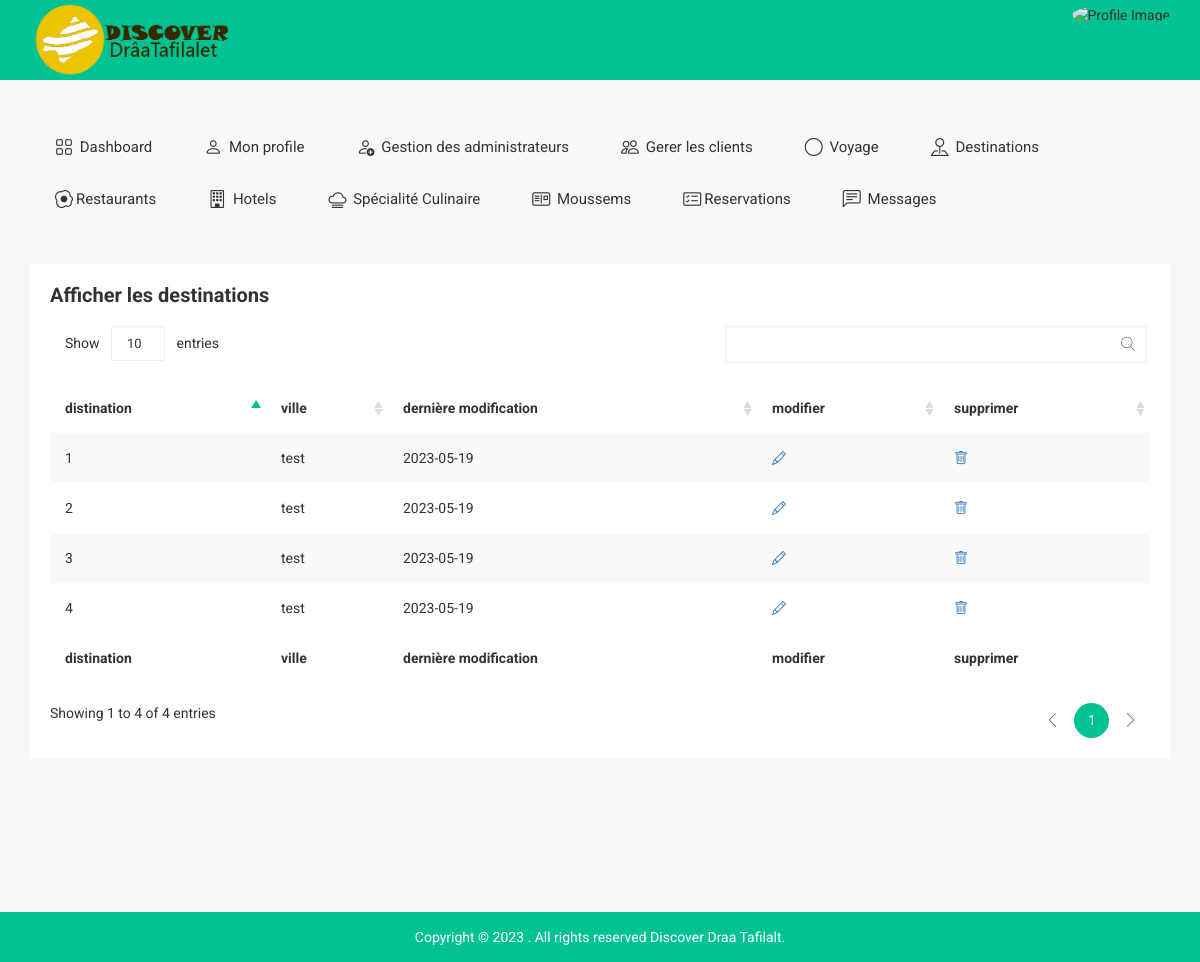
The app's page /affiche-destination.php (signed in), older data.
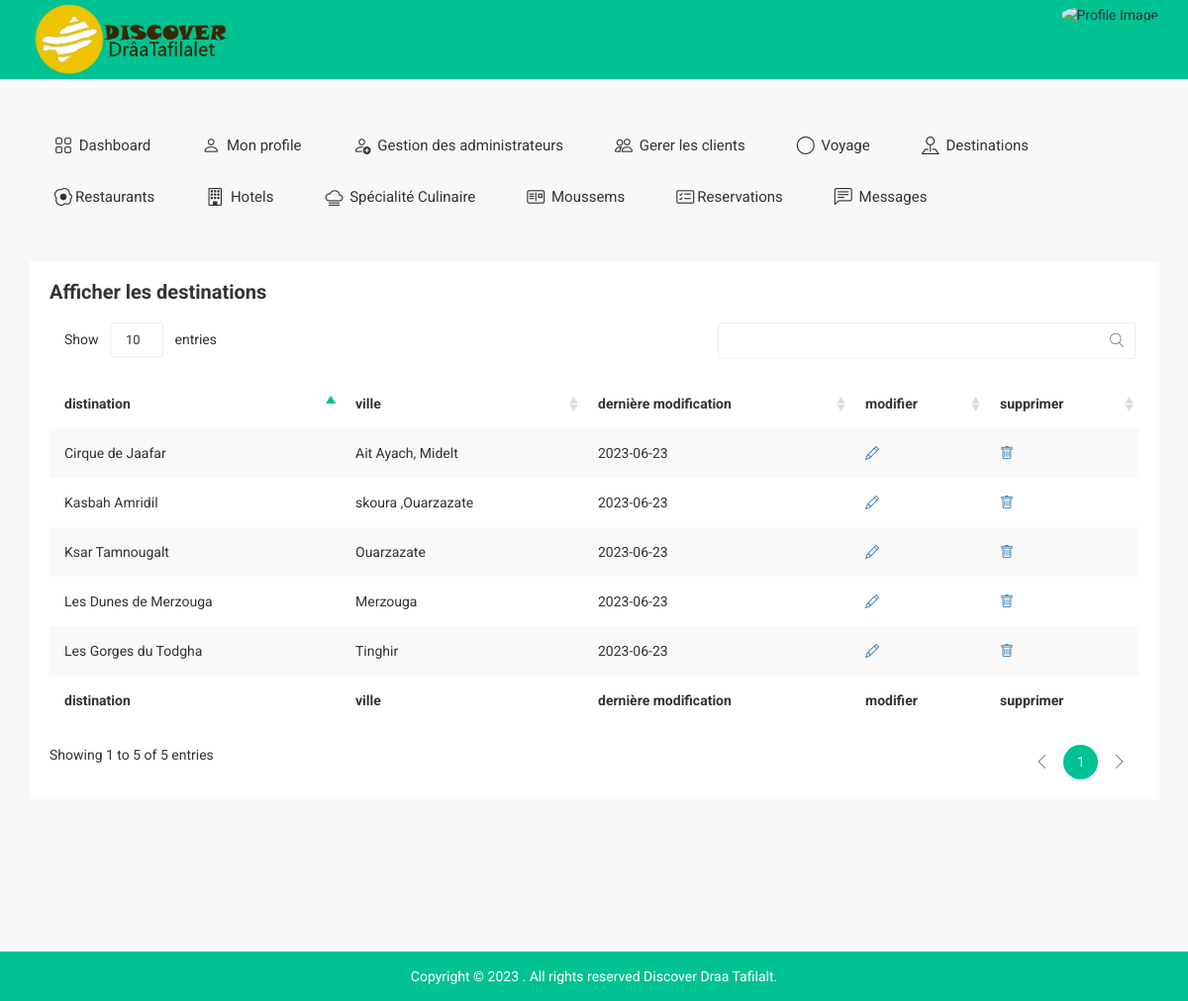
The same page, newer data.
### tables this page shows
CREATE TABLE `destination` (
  `id-des` int(255) NOT NULL,
  `nom` varchar(100) NOT NULL,
  `ville` varchar(90) NOT NULL,
  `province` varchar(100) NOT NULL,
  `description` varchar(10000) NOT NULL,
  `location` varchar(5000) NOT NULL,
  `img1` varchar(255) NOT NULL,
  `img2` varchar(255) NOT NULL,
  `img3` varchar(255) NOT NULL,
  `date_modification` date NOT NULL
);

### affiche-destination.php (the view, shortened to what this page needs)
<?php
include 'connection.php';
$sql = 'SELECT *
		FROM destination';
 $statement = $pdo->query($sql);
 $publishers = $statement->fetchAll(PDO::FETCH_ASSOC);
?>
<!doctype html>
<html class="no-js" lang="">
<head>
    <link rel="stylesheet" href="https://cdn.jsdelivr.net/npm/bootstrap-icons@1.10.5/font/bootstrap-icons.css">
        <link rel="stylesheet" href="css/bootstrap.min.css">
        <link rel="stylesheet" href="css/bootstrap/bootstrap.min.css">
        <link rel="stylesheet" href="css/font-awesome.min.css">
        <link rel="stylesheet" href="css/owl.carousel.css">
        <link rel="stylesheet" href="css/owl.theme.css">
        <link rel="stylesheet" href="css/owl.transitions.css">
        <link rel="stylesheet" href="css/meanmenu/meanmenu.min.css">
        <link rel="stylesheet" href="css/animate.css">
        <link rel="stylesheet" href="css/normalize.css">
        <link rel="stylesheet" href="css/wave/waves.min.css">
        <link rel="stylesheet" href="css/wave/button.css">
        <link rel="stylesheet" href="css/scrollbar/jquery.mCustomScrollbar.min.css">
        <link rel="stylesheet" href="css/notika-custom-icon.css">
        <link rel="stylesheet" href="css/jquery.dataTables.min.css">
        <link rel="stylesheet" href="css/main.css">
        <link rel="stylesheet" href="style.css">
        <link rel="stylesheet" href="css/responsive.css">
</head>
<body>
   <?php include 'tophead.php' ?>
    <div class="main-menu-area mg-tb-40">
    </div>
    <div class="notika-status-area">
        <div class="container">
            <div class="row">
                <div class="col-lg-12 col-md-12 col-sm-12 col-xs-12">
                    <div class="data-table-list">
                        <div class="basic-tb-hd">
                            <h2>Afficher les destinations</h2>
                        </div>
                        <div class="table-responsive">
                            <table id="data-table-basic" class="table table-striped">
                                <thead>
                                    <tr>
                                        <th>distination</th>
                                        <th>ville </th>
                                        <th>dernière modification</th>
                                        <th>modifier</th>
                                        <th>supprimer</th>
                                    </tr>
                                </thead>
                                <tbody>
                                <?php
                                if ($publishers) {
                                    foreach ($publishers as $publisher) {?>
                                    <tr>
                                        <td><?php  echo $publisher['nom'] ?></td>
                                        <td><?php  echo $publisher['ville'] ?></td>
                                        <td><?php  echo $publisher['date_modification'] ?></td>
                                        <td><a href="update-destination.php?modi=<?php echo $publisher['id-des'] ?>"> <i class="bi bi-pencil"></i></a></td>
                                        <td><a href="delete-des.php?id=<?php echo $publisher['id-des'] ?>"><i class="bi bi-trash"></i></a></td>
                                    </tr>
                               <?php }}
                                ?>
                                </tbody>
                                <tfoot>
                                    <tr>
                                        <th>distination</th>
                                        <th>ville</th>
                                        <th>dernière modification</th>
                                        <th>modifier</th>
                                        <th>supprimer</th>
                                    </tr>
                                </tfoot>
                            </table>
                        </div>
                    </div>
                </div>
            </div>
        </div>
    </div>
    <div class="footer-copyright-area">
        <div class="container">
            <div class="row">
                <div class="col-lg-12 col-md-12 col-sm-12 col-xs-12">
                    <div class="footer-copy-right">
                        <p>Copyright © 2023
. All rights reserved Discover Draa Tafilalt.</p>
                    </div>
                </div>
            </div>
        </div>
    </div>
</body>
</html>

### tophead.php (shortened to what this page needs)
<div class="header-top-area">
        <div class="container">
            <div class="row">
                <div class="col-lg-4 col-md-4 col-sm-12 col-xs-12">
                    <div class="logo-area">
                        <a href="index.php"><img src="img/logo/logo.png" alt="" width="200px" height="70px"/></a>
                    </div>
                </div>
                <div class="col-lg-8 col-md-8 col-sm-12 col-xs-12">
                    <div class="header-top-menu">
                        <ul class="nav navbar-nav notika-top-nav">
                            <li class="nav-item dropdown">
                        <div class="profile-image" data-toggle="modal" data-target="#profileModal">
                    <img class="rounded-circle mb-3" src="<?php echo'../admin-ver/'.$_SESSION['photoprofile']?>" alt="Profile Image">
                  </div></li>
                        </ul>
                    </div>
                </div>
            </div>
        </div>
    </div>

### css/main.css (style rules this page uses)
html { color: #222; font-size: 1em; line-height: 1.4; }
audio, canvas, iframe, img, svg, video { vertical-align: middle; }

Row changes from the older to the newer data that the page shows:
removed destination: nom "1", ville "test", date_modification "2023-05-19"
removed destination: nom "2", ville "test", date_modification "2023-05-19"
removed destination: nom "3", ville "test", date_modification "2023-05-19"
removed destination: nom "4", ville "test", date_modification "2023-05-19"
added destination: nom "Les Dunes de Merzouga", ville "Merzouga", date_modification "2023-06-23"
added destination: nom "Ksar Tamnougalt", ville "Ouarzazate", date_modification "2023-06-23"
added destination: nom "Cirque de Jaafar", ville "Ait Ayach, Midelt", date_modification "2023-06-23"
added destination: nom "Kasbah Amridil", ville "skoura ,Ouarzazate", date_modification "2023-06-23"
added destination: nom "Les Gorges du Todgha", ville "Tinghir", date_modification "2023-06-23"
Text that changed along with them:
text written by a page script: "Show entries Showing 1 to 4 of 4 entries 1" → "Show entries Showing 1 to 5 of 5 entries 1"
